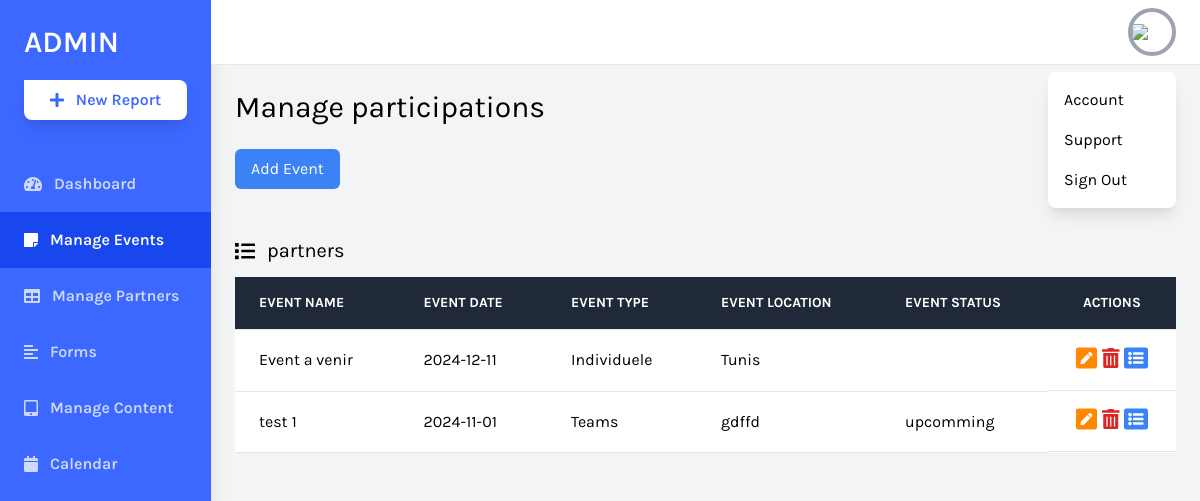
The page /daskboard/events.php on the database as committed earlier.
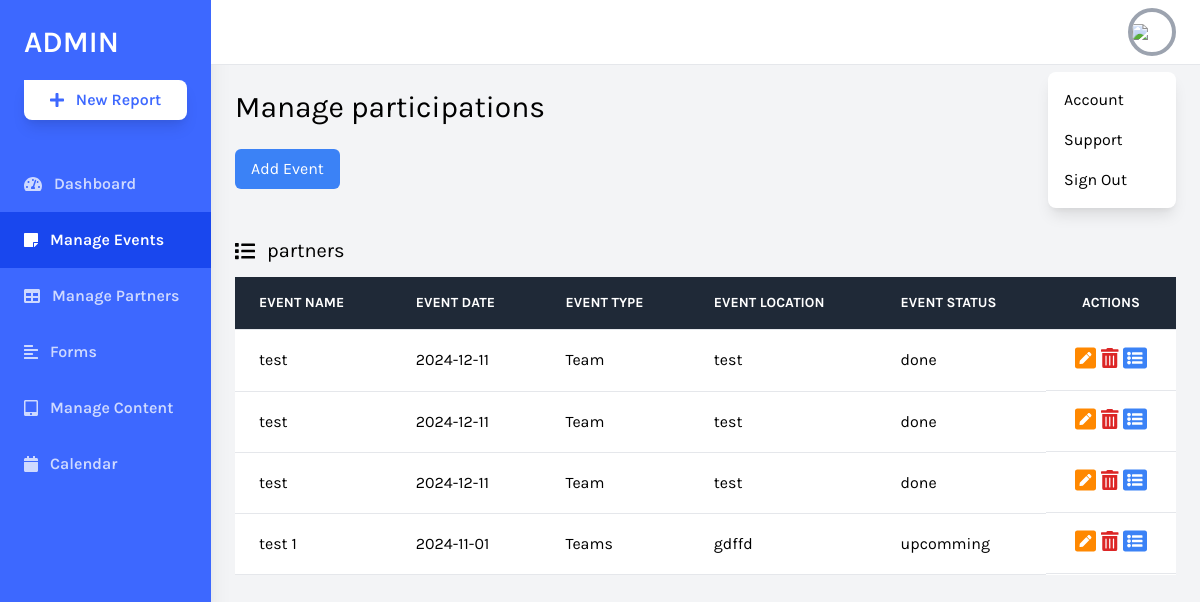
The same page on the database as committed later.
### tables this page shows
CREATE TABLE `evenements` (
  `IDevent` int(11) NOT NULL,
  `Nom` varchar(20) NOT NULL,
  `Description` varchar(1000) NOT NULL,
  `Location` varchar(100) NOT NULL,
  `Date` date NOT NULL,
  `startTime` time NOT NULL,
  `endTime` time NOT NULL,
  `eventType` varchar(20) NOT NULL,
  `Status` varchar(20) NOT NULL,
  `eventImage` blob NOT NULL,
  `trash` float NOT NULL
);

### daskboard/events.php (the view, shortened to what the changed rows need)
<?php
include "conn.php";
$req = "select * from evenements";
$res = mysqli_query($conn, $req);
?>
<!DOCTYPE html>
<html lang="en">
<head>
    <link rel="stylesheet" href="https://cdnjs.cloudflare.com/ajax/libs/font-awesome/4.7.0/css/font-awesome.min.css">
    <link href="https://cdnjs.cloudflare.com/ajax/libs/tailwindcss/2.2.19/tailwind.min.css" rel="stylesheet">
</head>
<body class="bg-gray-100 font-family-karla flex">
    <div class="relative w-full flex flex-col h-screen overflow-y-hidden">
        <div class="w-full h-screen overflow-x-hidden border-t flex flex-col">
            <main class="w-full flex-grow p-6">
                <h1 class="text-3xl text-black pb-6">Manage participations</h1>
                <div class="w-full mt-12">
                    <div class="bg-white overflow-auto">
                        <table class="text-left w-full border-collapse">
                            <thead>
                                <tr class="bg-gray-800 text-white">
                                    <th
                                        class="py-4 px-6 bg-grey-lightest font-bold uppercase text-sm text-grey-dark border-b border-grey-light">
                                        Event Name</th>
                                    <th
                                        class="py-4 px-6 bg-grey-lightest font-bold uppercase text-sm text-grey-dark border-b border-grey-light">
                                        Event Date</th>
                                    <th
                                        class="py-4 px-6 bg-grey-lightest font-bold uppercase text-sm text-grey-dark border-b border-grey-light">
                                        Event Type</th>
                                    <th
                                        class="py-4 px-6 bg-grey-lightest font-bold uppercase text-sm text-grey-dark border-b border-grey-light">
                                        Event Location</th>
                                    <th
                                        class="py-4 px-6 bg-grey-lightest font-bold uppercase text-sm text-grey-dark border-b border-grey-light">
                                        Event Status</th>
                                    <th
                                        class="text-center py-4 px-6 bg-grey-lightest font-bold uppercase text-sm text-grey-dark border-b border-grey-light">
                                        Actions</th>
                                </tr>
                            </thead>
                            <tbody>
                                <tr class="hover:bg-grey-lighter">
                                    <?php
                                    if(mysqli_num_rows($res)) {
                                        while($row = mysqli_fetch_assoc($res)) {
                                            echo "<td class='py-4 px-6 border-b border-grey-light'>" .$row['Nom'] ."</td>";
                                            echo "<td class='py-4 px-6 border-b border-grey-light'>" .$row['Date'] ."</td>";
                                            echo "<td class='py-4 px-6 border-b border-grey-light'>" .$row['eventType'] ."</td>";
                                            echo "<td class='py-4 px-6 border-b border-grey-light'>" .$row['Location'] ."</td>";
                                            echo "<td class='py-4 px-6 border-b border-grey-light'>" .$row['Status'] ."</td>";
                                            echo "<td class='py-4 px-6 border-b border-grey-light flex items-center justify-evenly'>
                                            <a href='editEvent.php?eventID=".$row['IDevent']."'>
                                            <i class='fas fa-pen-square text-2xl'
                                                style='color: rgb(255, 136, 0);'></i></a>
                                        <a href='deteleEvent.php?eventID=".$row['IDevent']."'>
                                            <i class='fas fa-trash-alt text-xl text-red-600' aria-hidden='true'></i></a>
                                        <a href='participants.php?eventID=".$row['IDevent']."'>
                                            <i class='fas fa-list-alt text-2xl text-blue-500' aria-hidden='true'></i>
                                        </a>
                                    </td>
                                </tr>";
                                        }
                                    }
                                    ?>
                            </tbody>
                        </table>
                    </div>
            </main>
        </div>
    </div>
</body>
</html>

Rows that differ between the two databases and show on the page:
changed evenements (number 1 of 4 on the later page): Nom "Event a venir" → "test"; eventType "Individuele" → "Team"; Location "Tunis" → "test"; Status (not shown) → "done"
added evenements: Nom "test", Date "2024-12-11", eventType "Team", Location "test", Status "done"
added evenements: Nom "test", Date "2024-12-11", eventType "Team", Location "test", Status "done"
